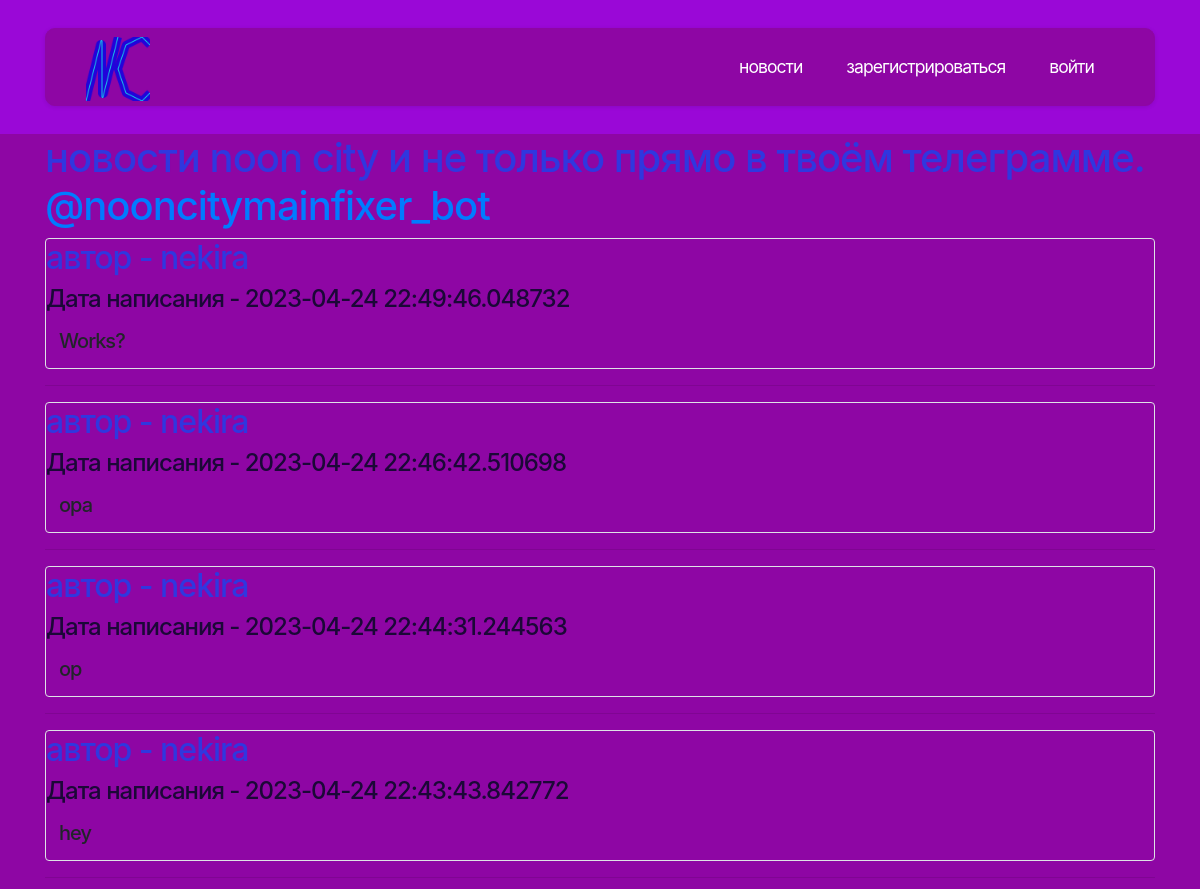
The page /index (upper part) on the database as committed earlier.
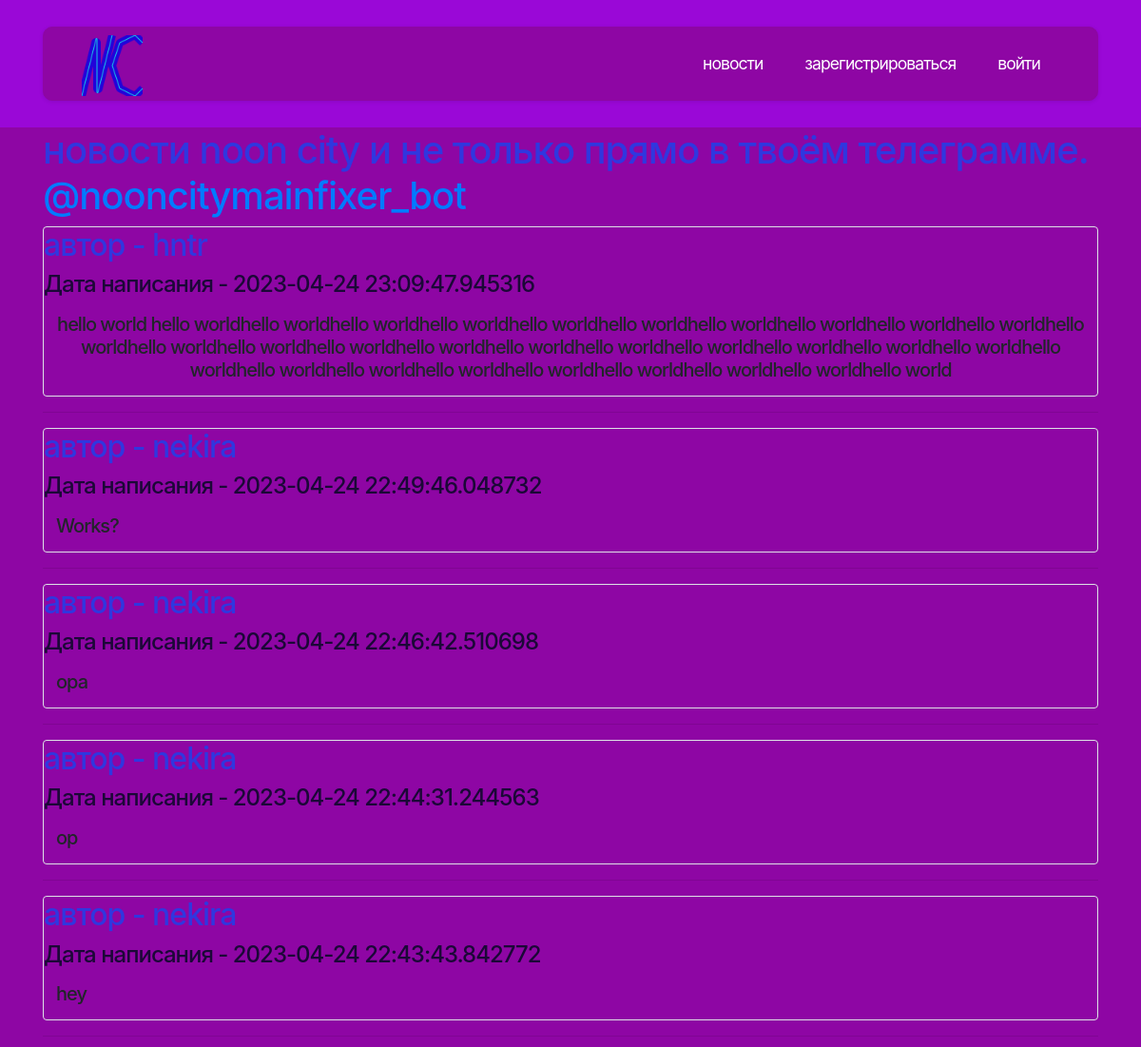
The same page on the database as committed later.
### data/news.py (models this page shows)
class News(SqlAlchemyBase):
    __tablename__ = 'news'
    id = sqlalchemy.Column(sqlalchemy.Integer,
                           primary_key=True, autoincrement=True)
    content = sqlalchemy.Column(sqlalchemy.String, nullable=True)
    created_date = sqlalchemy.Column(sqlalchemy.DateTime,
                                     default=datetime.datetime.now)
    user_id = sqlalchemy.Column(sqlalchemy.Integer,
                                sqlalchemy.ForeignKey("citizens.id"))
    user = orm.relationship('User')

### data/users.py (models this page shows, shortened)
class User(SqlAlchemyBase, UserMixin):
    __tablename__ = 'citizens'
    id = sqlalchemy.Column(sqlalchemy.Integer,
                           primary_key=True, autoincrement=True)
    name = sqlalchemy.Column(sqlalchemy.String, index=True, nullable=True)
    email = sqlalchemy.Column(sqlalchemy.String,
                              index=True, nullable=True) #, unique=True)
    hashed_password = sqlalchemy.Column(sqlalchemy.String, nullable=True)
    sex = sqlalchemy.Column(sqlalchemy.String, nullable=True)
    job = sqlalchemy.Column(sqlalchemy.String, nullable=True)
    reputation = sqlalchemy.Column(sqlalchemy.String, nullable=True)
    gun = sqlalchemy.Column(sqlalchemy.String, nullable=True)
    news = orm.relationship("News", back_populates='user')

### server.py (the view)
@app.route('/')
@app.route('/index')
def index():
    db_sess = db_session.create_session()
    param = {}
    param['title'] = 'Новости Noon City'
    param['news'] = db_sess.query(News)[::-1]
    if current_user.is_authenticated:
        pass
    else:
        pass  #  тут нужно убрать у зареганного ползователя кнопки войти и зарегаться, и заменить их на оставить запись
    return render_template('index.html', **param)

### data/db_session.py (called while the page is built)
def create_session() -> Session:
    global __factory
    return __factory()

### templates/index.html (shortened to what this page needs)
{% extends "base.html" %}
{% block content %}
{% for item in news%}
<div class="col-md6 border rounded">
    <div>
        <a href="/profile/{{ item.user_id }}"><h2>Автор - {{ item.user.name }}</h2></a>
        <h4>Дата написания - {{item.created_date}}</h4>
    </div>
    <div>
        <a href="/single_new/{{ item.id }}" class="btn">
            <h5>
            {{item.content}}
            </h5>
        </a>
    </div>
</div>
<hr />
{% endfor %}
{% endblock %}

### templates/base.html (shortened to what this page needs)
<!doctype html>
<html lang="en">
    <head>
        <link rel="stylesheet" href="/static/css/main.css" />
        <link rel="stylesheet"
            href="https://stackpath.bootstrapcdn.com/bootstrap/4.4.1/css/bootstrap.min.css"
>
    </head>
    <body style="background-color: #8e06a4;">
        <div id="header-wrapper">
            <div class="container">
                <div class="row">
                    <div class="col-12">
                        <header id="header">
                            <a href="/index"><h1><img src="/static/img/logo.png" width="64px" height="64px"></h1></a>
                            <nav id="nav">
                                <a href="/index">Новости</a>
                                {% if current_user.is_authenticated %}
                                <a href="/profile/{{current_user.id}}">{{ current_user.name }}</a>
                                <a href="/logout">Выйти</a>
                                {% else %}
                                <a href="/register">Зарегистрироваться</a>
                                <a href="/login">Войти</a>
                                {% endif %}
                            </nav>
                        </header>
                    </div>
                </div>
            </div>
        </div>
    <main role="main" class="container">
        <h1>Новости Noon City и не только прямо в твоём телеграмме. <a href="https://t.me/NoonCityMainFixer_bot">@NoonCityMainFixer_bot</a></h1>
        {% block content %}{% endblock %}
    </main>
    </body>
</html>

### static/css/main.css (style rules this page uses)
html, body, div, span, applet, object, iframe, h1, h2, h3, h4, h5, h6, p, blockquote, pre, a, abbr, acronym, address, big, cite, code, del, dfn, em, img, ins, kbd, q, s, samp, small, strike, strong, sub, sup, tt, var, b, u, i, center, dl, dt, dd, ol, ul, li, fieldset, form, label, legend, table, caption, tbody, tfoot, thead, tr, th, td, article, aside, canvas, details, embed, figure, figcaption, footer, header, hgroup, menu, nav, output, ruby, section, summary, time, mark, audio, video { margin: 0; padding: 0; border: 0; font-size: 100%; font: inherit; vertical-align: baseline; }
article, aside, details, figcaption, figure, footer, header, hgroup, menu, nav, section { display: block; }
body { line-height: 1; }
body { -webkit-text-size-adjust: none; }
html { box-sizing: border-box; }
*, *:before, *:after { box-sizing: inherit; }
body { font-size: 13.5pt; font-family: sans-serif; background-color: #630784; font-family: 'Ubuntu Condensed', sans-serif; color: #630784; letter-spacing: -1px; }
h1, h2, h3, h4 { color: #3037df; font-weight: normal; }
h1 { text-transform: lowercase; }
h2 { text-transform: lowercase; font-size: 1.6em; letter-spacing: -1px; margin-bottom: 1em; }
h3, h4 { color: #1b0837; margin-bottom: 0.5em; }
h4 { font-size: 1em; }
a { color: #3037df; text-decoration: underline; }
.container { margin: 0 auto; max-width: 100%; width: 1200px; }
@media screen and (max-width: 1680px) { .container { width: 1200px; } }
@media screen and (max-width: 1280px) { .container { width: calc(100% - 70px); } }
.row { display: flex; flex-wrap: wrap; box-sizing: border-box; align-items: stretch; }
.row > * { box-sizing: border-box; }
.row > .col-12 { width: 100%; }
.row { margin-top: -50px; margin-left: -50px; }
.row > * { padding: 50px 0 0 50px; }
@media screen and (max-width: 1680px) { .row { display: flex; flex-wrap: wrap; box-sizing: border-box; align-items: stretch; } }
@media screen and (max-width: 1680px) { .row > * { box-sizing: border-box; } }
@media screen and (max-width: 1680px) { .row { margin-top: -50px; margin-left: -50px; } }
@media screen and (max-width: 1680px) { .row > * { padding: 50px 0 0 50px; } }
@media screen and (max-width: 1280px) { .row { display: flex; flex-wrap: wrap; box-sizing: border-box; align-items: stretch; } }
@media screen and (max-width: 1280px) { .row > * { box-sizing: border-box; } }
@media screen and (max-width: 1280px) { .row { margin-top: -35px; margin-left: -35px; } }
@media screen and (max-width: 1280px) { .row > * { padding: 35px 0 0 35px; } }
#header-wrapper { background-image: -moz-linear-gradient(top, #9a08d7, #9a08d7); background-image: -webkit-linear-gradient(top, #9a08d7, #9a08d7); background-image: -ms-linear-gradient(top, #9a08d7, #9a08d7); background-image: linear-gradient(top, #9a08d7, #9a08d7); background-color: #9a08d7; }
#header { background-image: -moz-linear-gradient(top, #8e06a4, #8e06a4); background-image: -webkit-linear-gradient(top, #8e06a4, #8e06a4); background-image: -ms-linear-gradient(top, #8e06a4, #8e06a4); background-image: linear-gradient(top, #8e06a4, #8e06a4); -moz-box-sizing: content-box; -webkit-box-sizing: content-box; -ms-box-sizing: content-box; box-sizing: content-box; position: relative; margin: 2.5% 0 2.5% 0; padding: 0 40px 0 40px; border-radius: 10px; border: solid 1px #8e06a4; box-shadow: inset 0px 0px 0px 1px #8e06a4, 0px 1px 4px 0px rgba(0, 0, 0, 0.1); background-color: #8e06a4; height: 86px; }
#header h1 { position: absolute; left: 40px; top: 0; color: #8e06a4; font-size: 2.4em; letter-spacing: -2px; line-height: 86px; }
#header nav { position: absolute; right: 40px; top: 1px; line-height: 84px; text-transform: lowercase; font-size: 1.3em; letter-spacing: -1px; }
#header nav a { display: inline-block; text-decoration: none; color: #fff; padding: 0 25px 0 25px; outline: 0; }
@media screen and (max-width: 1280px) { #header { height: 76px; } }
@media screen and (max-width: 1280px) { #header h1 { font-size: 2em; line-height: 76px; } }
@media screen and (max-width: 1280px) { #header nav { line-height: 74px; font-size: 1.1em; } }
@media screen and (max-width: 1280px) { #header nav a { padding: 0 20px 0 20px; } }

Rows that differ between the two databases and show on the page:
added News: user.name "hntr", created_date "2023-04-24 23:09:47.945316", content "hello world hello worldhello worldhello worldhello worldhello worldhello worldhello worldhello worldhello worldhello worldhello worldhello worldhello worldhello worldhello worldhello worldhello worldhello worldhello worldhello worldhello worldhello worldhello worldhello worldhello worldhello worldhello worldhello worldhello worldhello world"
